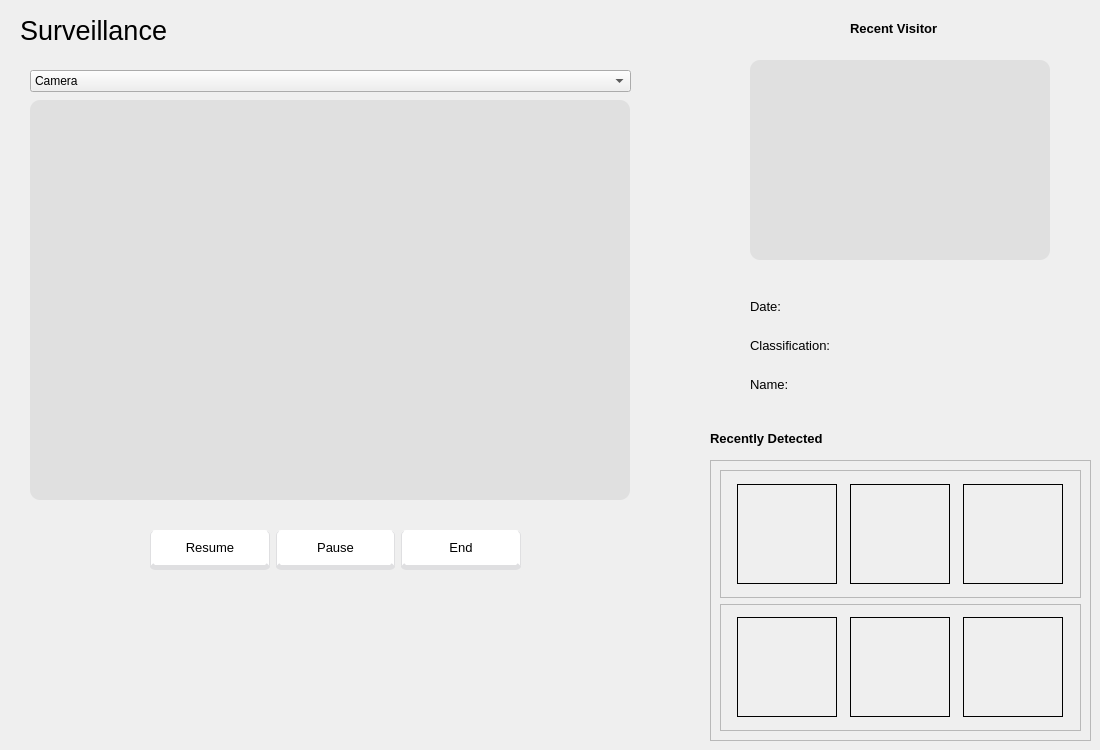
       <widget class="QWidget" name="surveillance_page">
        <widget class="QLabel" name="recent_visitors">
         <property name="geometry">
          <rect>
           <x>750</x>
           <y>60</y>
           <width>300</width>
           <height>200</height>
          </rect>
         </property>
         <property name="styleSheet">
          <string notr="true">background-color: rgb(163, 163, 163, 50);
border-radius: 10px;</string>
         </property>
         <property name="text">
          <string/>
         </property>
        </widget>
        <widget class="QLabel" name="recent_visitor_surveillance_lbl">
         <property name="geometry">
          <rect>
           <x>850</x>
           <y>20</y>
           <width>111</width>
           <height>16</height>
          </rect>
         </property>
         <property name="font">
          <font>
           <family>Helvetica</family>
           <pointsize>10</pointsize>
           <weight>75</weight>
           <italic>false</italic>
           <bold>true</bold>
          </font>
         </property>
         <property name="text">
          <string>Recent Visitor</string>
         </property>
        </widget>
        <widget class="QLabel" name="camera_frame">
         <property name="geometry">
          <rect>
           <x>30</x>
           <y>100</y>
           <width>600</width>
           <height>400</height>
          </rect>
         </property>
         <property name="styleSheet">
          <string notr="true">background-color: rgb(163, 163, 163, 50);

border-radius: 10px;</string>
         </property>
         <property name="text">
          <string/>
         </property>
        </widget>
        <widget class="QWidget" name="widget_3" native="true">
         <property name="geometry">
          <rect>
           <x>750</x>
           <y>290</y>
           <width>300</width>
           <height>111</height>
          </rect>
         </property>
         <property name="font">
          <font>
           <family>Helvetica</family>
          </font>
         </property>
         <property name="styleSheet">
          <string notr="true">background:transparent;</string>
         </property>
         <layout class="QVBoxLayout" name="verticalLayout_2">
          <item>
           <widget class="QLabel" name="visitor_date">
            <property name="font">
             <font>
              <family>Helvetica</family>
              <pointsize>10</pointsize>
             </font>
            </property>
            <property name="text">
             <string>Date:</string>
            </property>
           </widget>
          </item>
          <item>
           <widget class="QLabel" name="visitor_class">
            <property name="font">
             <font>
              <family>Helvetica</family>
              <pointsize>10</pointsize>
             </font>
            </property>
            <property name="text">
             <string>Classification:</string>
            </property>
           </widget>
          </item>
          <item>
           <widget class="QLabel" name="visitor_name">
            <property name="font">
             <font>
              <family>Helvetica</family>
              <pointsize>10</pointsize>
             </font>
            </property>
            <property name="styleSheet">
             <string notr="true"/>
            </property>
            <property name="text">
             <string>Name:</string>
            </property>
           </widget>
          </item>
         </layout>
        </widget>
        <widget class="QFrame" name="frame_2">
         <property name="geometry">
          <rect>
           <x>710</x>
           <y>460</y>
           <width>381</width>
           <height>281</height>
          </rect>
         </property>
         <property name="frameShape">
          <enum>QFrame::StyledPanel</enum>
         </property>
         <property name="frameShadow">
          <enum>QFrame::Raised</enum>
         </property>
         <layout class="QVBoxLayout" name="verticalLayout_3">
          <item>
           <widget class="QFrame" name="frame">
            <property name="styleSheet">
             <string notr="true">background-color: none;</string>
            </property>
            <property name="frameShape">
             <enum>QFrame::StyledPanel</enum>
            </property>
            <property name="frameShadow">
             <enum>QFrame::Raised</enum>
            </property>
            <layout class="QHBoxLayout" name="horizontalLayout_3">
             <item>
              <widget class="QLabel" name="faceholder_1">
               <property name="minimumSize">
                <size>
                 <width>100</width>
                 <height>100</height>
                </size>
               </property>
               <property name="maximumSize">
                <size>
                 <width>100</width>
                 <height>100</height>
                </size>
               </property>
               <property name="styleSheet">
                <string notr="true">
border: 1px solid black;</string>
               </property>
               <property name="text">
                <string/>
               </property>
              </widget>
             </item>
             <item>
              <widget class="QLabel" name="faceholder_2">
               <property name="minimumSize">
                <size>
                 <width>100</width>
                 <height>100</height>
                </size>
               </property>
               <property name="maximumSize">
                <size>
                 <width>100</width>
                 <height>100</height>
                </size>
               </property>
               <property name="styleSheet">
                <string notr="true">
border: 1px solid black;</string>
               </property>
               <property name="text">
                <string/>
               </property>
              </widget>
             </item>
             <item>
              <widget class="QLabel" name="faceholder_3">
               <property name="minimumSize">
                <size>
                 <width>100</width>
                 <height>100</height>
                </size>
               </property>
               <property name="maximumSize">
                <size>
                 <width>100</width>
                 <height>100</height>
                </size>
               </property>
               <property name="styleSheet">
                <string notr="true">
border: 1px solid black;</string>
               </property>
               <property name="text">
                <string/>
               </property>
              </widget>
             </item>
            </layout>
           </widget>
          </item>
          <item>
           <widget class="QFrame" name="frame_4">
            <property name="frameShape">
             <enum>QFrame::StyledPanel</enum>
            </property>
            <property name="frameShadow">
             <enum>QFrame::Raised</enum>
            </property>
            <layout class="QHBoxLayout" name="horizontalLayout_6">
             <item>
              <widget class="QLabel" name="faceholder_4">
               <property name="minimumSize">
                <size>
                 <width>100</width>
                 <height>100</height>
                </size>
               </property>
               <property name="maximumSize">
                <size>
                 <width>100</width>
                 <height>100</height>
                </size>
               </property>
               <property name="styleSheet">
                <string notr="true">
border: 1px solid black;
</string>
               </property>
               <property name="text">
                <string/>
               </property>
              </widget>
             </item>
             <item>
              <widget class="QLabel" name="faceholder_5">
               <property name="minimumSize">
                <size>
                 <width>100</width>
                 <height>100</height>
                </size>
               </property>
               <property name="maximumSize">
                <size>
                 <width>100</width>
                 <height>100</height>
                </size>
               </property>
               <property name="styleSheet">
                <string notr="true">
border: 1px solid black;</string>
               </property>
               <property name="text">
                <string/>
               </property>
              </widget>
             </item>
             <item>
              <widget class="QLabel" name="faceholder_6">
               <property name="minimumSize">
                <size>
                 <width>100</width>
                 <height>100</height>
                </size>
               </property>
               <property name="maximumSize">
                <size>
                 <width>100</width>
                 <height>100</height>
                </size>
               </property>
               <property name="styleSheet">
                <string notr="true">border: 1px solid black;
</string>
               </property>
               <property name="text">
                <string/>
               </property>
              </widget>
             </item>
            </layout>
           </widget>
          </item>
         </layout>
        </widget>
        <widget class="QLabel" name="Recently_Detected_lbl">
         <property name="geometry">
          <rect>
           <x>710</x>
           <y>430</y>
           <width>161</width>
           <height>16</height>
          </rect>
         </property>
         <property name="font">
          <font>
           <family>Helvetica</family>
           <pointsize>10</pointsize>
           <weight>75</weight>
           <italic>false</italic>
           <bold>true</bold>
          </font>
         </property>
         <property name="text">
          <string>Recently Detected</string>
         </property>
        </widget>
        <widget class="QFrame" name="frame_7">
         <property name="geometry">
          <rect>
           <x>140</x>
           <y>510</y>
           <width>391</width>
           <height>81</height>
          </rect>
         </property>
         <property name="styleSheet">
          <string notr="true">background:transparent;
</string>
         </property>
         <property name="frameShape">
          <enum>QFrame::StyledPanel</enum>
         </property>
         <property name="frameShadow">
          <enum>QFrame::Raised</enum>
         </property>
         <layout class="QHBoxLayout" name="horizontalLayout_7">
          <item>
           <widget class="QPushButton" name="resume_btn">
            <property name="minimumSize">
             <size>
              <width>110</width>
              <height>40</height>
             </size>
            </property>
            <property name="font">
             <font>
              <family>Helvetica</family>
              <pointsize>10</pointsize>
             </font>
            </property>
            <property name="styleSheet">
             <string notr="true">QPushButton#resume_btn{
	background-color: rgb(255, 255, 255);
	color: rgb(0, 0, 0);
	border:none;
	border-radius: 5px;
	border-bottom: 5px solid rgb(223,223,225);
	border-left: 1px solid rgb(223,223,225);
	border-right: 1px solid rgb(223,223,225);
}
QPushButton#resume_btn:hover{
	background-color: rgb(249, 249, 249);
	border-bottom: 5px solid rgb(223,223,225);
	border-left: 1px solid rgb(223,223,225);
	border-right: 1px solid rgb(223,223,225);
}

QPushButton#resume_btn:pressed{
	padding-left:5px;
	padding-top:5px;
	background-color: rgb(182, 182, 182);
}</string>
            </property>
            <property name="text">
             <string>Resume</string>
            </property>
            <property name="icon">
             <iconset resource="../gui_image_resource/main_res.qrc">
              <normaloff>:/images/play.png</normaloff>:/images/play.png</iconset>
            </property>
            <property name="iconSize">
             <size>
              <width>15</width>
              <height>15</height>
             </size>
            </property>
           </widget>
          </item>
          <item>
           <widget class="QPushButton" name="pause_btn">
            <property name="minimumSize">
             <size>
              <width>110</width>
              <height>40</height>
             </size>
            </property>
            <property name="font">
             <font>
              <family>Helvetica</family>
              <pointsize>10</pointsize>
             </font>
            </property>
            <property name="styleSheet">
             <string notr="true">QPushButton#pause_btn{
	background-color: rgb(255, 255, 255);
	color: rgb(0, 0, 0);
	border:none;
	border-radius: 5px;
	border-bottom: 5px solid rgb(223,223,225);
	border-left: 1px solid rgb(223,223,225);
	border-right: 1px solid rgb(223,223,225);
}
QPushButton#pause_btn:hover{
	background-color: rgb(249, 249, 249);
	border-bottom: 5px solid rgb(223,223,225);
	border-left: 1px solid rgb(223,223,225);
	border-right: 1px solid rgb(223,223,225);
}

QPushButton#pause_btn:pressed{
	padding-left:5px;
	padding-top:5px;
	background-color: rgb(220, 220, 220);
}</string>
            </property>
            <property name="text">
             <string>Pause</string>
            </property>
            <property name="icon">
             <iconset resource="../gui_image_resource/main_res.qrc">
              <normaloff>:/images/pause.png</normaloff>:/images/pause.png</iconset>
            </property>
            <property name="iconSize">
             <size>
              <width>15</width>
              <height>15</height>
             </size>
            </property>
           </widget>
          </item>
          <item>
           <widget class="QPushButton" name="end_btn">
            <property name="minimumSize">
             <size>
              <width>110</width>
              <height>40</height>
             </size>
            </property>
            <property name="font">
             <font>
              <family>Helvetica</family>
              <pointsize>10</pointsize>
             </font>
            </property>
            <property name="styleSheet">
             <string notr="true">QPushButton#end_btn{
	background-color: rgb(255, 255, 255);
	color: rgb(0, 0, 0);
	border:none;
	border-radius: 5px;
	border-bottom: 5px solid rgb(223,223,225);
	border-left: 1px solid rgb(223,223,225);
	border-right: 1px solid rgb(223,223,225);
}
QPushButton#end_btn:hover{
	background-color: rgb(249, 249, 249);
	border-bottom: 5px solid rgb(223,223,225);
	border-left: 1px solid rgb(223,223,225);
	border-right: 1px solid rgb(223,223,225);
}

QPushButton#end_btn:pressed{
	padding-left:5px;
	padding-top:5px;
	background-color: rgb(182, 182, 182);
}</string>
            </property>
            <property name="text">
             <string>End</string>
            </property>
            <property name="icon">
             <iconset resource="../gui_image_resource/main_res.qrc">
              <normaloff>:/images/play.png</normaloff>:/images/play.png</iconset>
            </property>
            <property name="iconSize">
             <size>
              <width>15</width>
              <height>15</height>
             </size>
            </property>
           </widget>
          </item>
         </layout>
        </widget>
        <widget class="QLabel" name="label">
         <property name="geometry">
          <rect>
           <x>20</x>
           <y>10</y>
           <width>181</width>
           <height>41</height>
          </rect>
         </property>
         <property name="font">
          <font>
           <family>Helvetica</family>
           <pointsize>20</pointsize>
          </font>
         </property>
         <property name="text">
          <string>Surveillance</string>
         </property>
        </widget>
        <widget class="QComboBox" name="comboBox">
         <property name="geometry">
          <rect>
           <x>30</x>
           <y>70</y>
           <width>601</width>
           <height>22</height>
          </rect>
         </property>
         <item>
          <property name="text">
           <string>Camera</string>
          </property>
         </item>
         <item>
          <property name="text">
           <string/>
          </property>
         </item>
        </widget>
       </widget>
